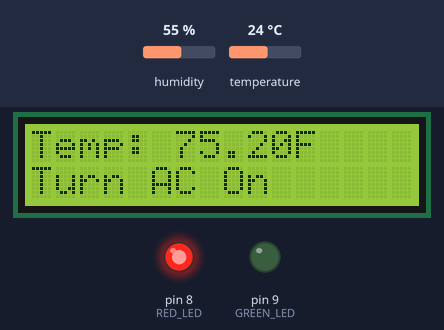
A sketch run on a simulated Arduino Uno, built with avr-gcc and run on an emulated ATmega328P. On the bench: 16×2 character LCD, output pins drawn as LEDs (lit = HIGH). Inputs (shaded band) come from the test bench; at power-on: temperature 24 °C, humidity 55 %.

Above: at 1.2 s.
1.3 s: temperature set to 22 °C
At 3.1 s:
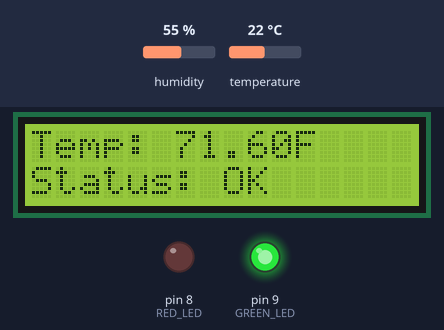
4.0 s: temperature set to 20 °C
At 4.7 s:
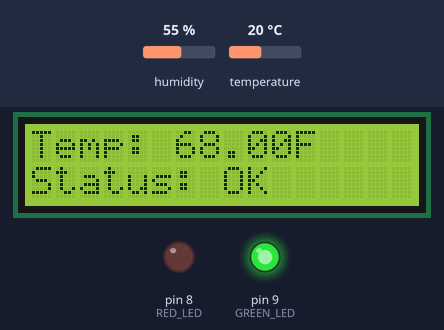
6.7 s: temperature set to 17 °C
At 9.1 s:
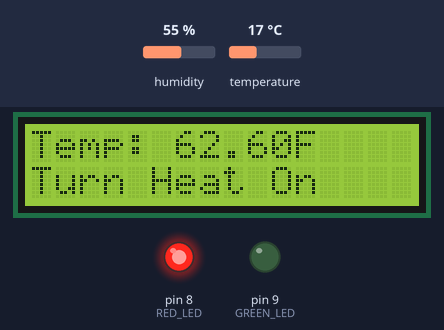
Timing chart, 0 to 10.6 s (numbered marks = the images above; inputs shaded):
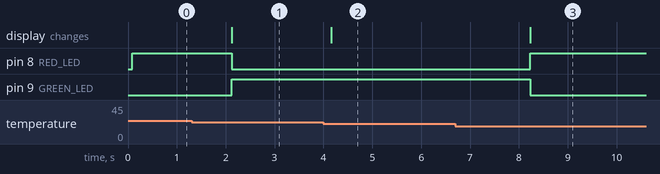

Measured:
- the behaviour switches between 24 and 23 °C on temperature (found by bisection; images 0 and 1)
- the behaviour switches between 19 and 18 °C on temperature (found by bisection; images 2 and 3)
- after the input at 1.3 s, pin 8 (RED_LED): HIGH → LOW after 0.82 s; pin 9 (GREEN_LED): LOW → HIGH after 0.82 s; the display: changes after 0.83 s (image 1)
- after the input at 4.0 s, the display: changes after 0.16 s (image 2)
- after the input at 6.7 s, pin 8 (RED_LED): LOW → HIGH after 1.5 s; pin 9 (GREEN_LED): HIGH → LOW after 1.5 s; the display: changes after 1.5 s (image 3)

The sketch:

Code.ino
```cpp
#include <DHT.h>
#include <LiquidCrystal.h>

#define DHTPIN A0
#define DHTTYPE DHT11

#define RED_LED 8
#define GREEN_LED 9

DHT dht(DHTPIN, DHTTYPE);

LiquidCrystal lcd(12, 11, 5, 4, 3, 2);

void setup() {
  dht.begin();
  lcd.begin(16, 2);

  pinMode(RED_LED, OUTPUT);
  pinMode(GREEN_LED, OUTPUT);
}

void loop() {
  float humidity = dht.readHumidity();
  float temperatureC = dht.readTemperature();

  float temperatureF = (temperatureC * 9 / 5) + 32;

  lcd.clear();

  if (temperatureF > 75) {
    digitalWrite(RED_LED, HIGH);
    digitalWrite(GREEN_LED, LOW);

    lcd.setCursor(0, 0);
    lcd.print("Temp: ");
    lcd.print(temperatureF);
    lcd.print("F");

    lcd.setCursor(0, 1);
    lcd.print("Turn AC On");
  }
  else if (temperatureF < 65) {
    digitalWrite(RED_LED, HIGH);
    digitalWrite(GREEN_LED, LOW);

    lcd.setCursor(0, 0);
    lcd.print("Temp: ");
    lcd.print(temperatureF);
    lcd.print("F");

    lcd.setCursor(0, 1);
    lcd.print("Turn Heat On");
  }
  else {
    digitalWrite(RED_LED, LOW);
    digitalWrite(GREEN_LED, HIGH);

    lcd.setCursor(0, 0);
    lcd.print("Temp: ");
    lcd.print(temperatureF);
    lcd.print("F");

    lcd.setCursor(0, 1);
    lcd.print("Status: OK");
  }

  delay(1000);
}
```
